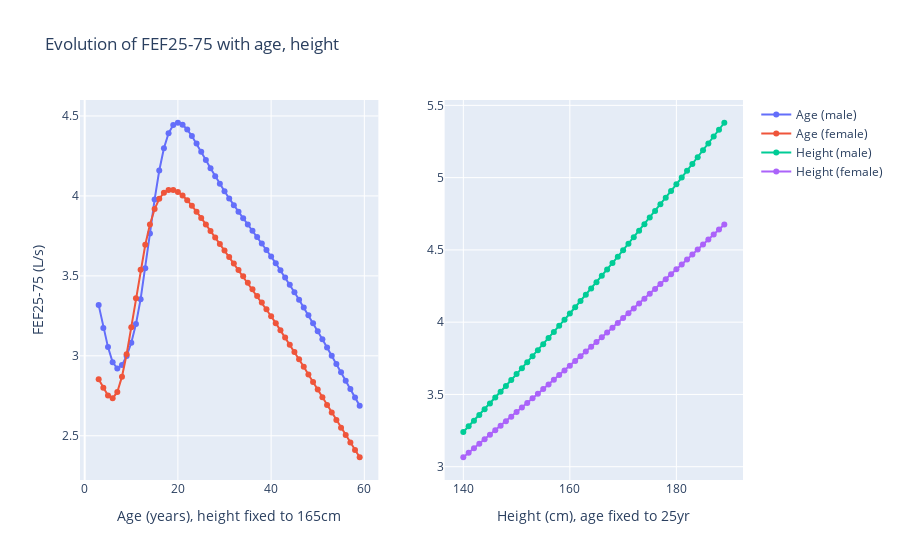

Write notebook code for a chart like this one.
### Code cell
# Evolution with age, height
fig = make_subplots(rows=1, cols=2, shared_yaxes=False)
fig.add_trace(
    go.Scatter(
        x=df_age.Age,
        y=df_age['M male'],
        mode="markers+lines",
        name="Age (male)",
    ),
    row=1, col=1
)
fig.add_trace(
    go.Scatter(
        x=df_age.Age,
        y=df_age['M female'],
        mode="markers+lines",
        name="Age (female)",
    ),
    row=1, col=1
)
fig.add_trace(
    go.Scatter(
        x=df_height.Height,
        y=df_height["M male"],
        mode="markers+lines",
        name="Height (male)",
    ),
    row=1, col=2
)
fig.add_trace(
    go.Scatter(
        x=df_height.Height,
        y=df_height["M female"],
        mode="markers+lines",
        name="Height (female)",
    ),
    row=1, col=2
)
fig.update_yaxes(title_text="FEF25-75 (L/s)", row=1, col=1)
# Add figure title: Sensitivity of std dev to age and height
fig.update_layout(title_text="Evolution of FEF25-75 with age, height")
# Update xaxis properties
fig.update_xaxes(title_text="Age (years), height fixed to 165cm", row=1, col=1)
fig.update_xaxes(title_text="Height (cm), age fixed to 25yr", row=1, col=2)
fig.show()

### Figure 1 — Plotly figure (JSON) as saved in the notebook; plotly's stock layout.template omitted (floating-point values rounded to 4 significant figures)
{"data": [{"mode": "markers+lines", "name": "Age (male)", "type": "scatter", "x": [3, 4, 5, 6, 7, 8, 9, 10, 11, 12, 13, 14, 15, 16, 17, 18, 19, 20, 21, 22, 23, 24, 25, 26, 27, 28, 29, 30, 31, 32, 33, 34, 35, 36, 37, 38, 39, 40, 41, 42, 43, 44, 45, 46, 47, 48, 49, 50, 51, 52, 53, 54, 55, 56, 57, 58, 59], "xaxis": "x", "y": [3.317, 3.174, 3.054, 2.959, 2.921, 2.942, 3.0, 3.082, 3.199, 3.354, 3.547, 3.764, 3.977, 4.159, 4.298, 4.392, 4.443, 4.458, 4.445, 4.415, 4.374, 4.327, 4.277, 4.225, 4.173, 4.124, 4.075, 4.029, 3.984, 3.941, 3.9, 3.86, 3.821, 3.782, 3.743, 3.703, 3.662, 3.621, 3.578, 3.535, 3.49, 3.444, 3.398, 3.351, 3.303, 3.254, 3.204, 3.154, 3.104, 3.052, 3.001, 2.949, 2.897, 2.845, 2.792, 2.74, 2.688], "yaxis": "y"}, {"mode": "markers+lines", "name": "Age (female)", "type": "scatter", "x": [3, 4, 5, 6, 7, 8, 9, 10, 11, 12, 13, 14, 15, 16, 17, 18, 19, 20, 21, 22, 23, 24, 25, 26, 27, 28, 29, 30, 31, 32, 33, 34, 35, 36, 37, 38, 39, 40, 41, 42, 43, 44, 45, 46, 47, 48, 49, 50, 51, 52, 53, 54, 55, 56, 57, 58, 59], "xaxis": "x", "y": [2.853, 2.8, 2.751, 2.734, 2.774, 2.87, 3.01, 3.179, 3.361, 3.538, 3.694, 3.821, 3.917, 3.982, 4.02, 4.037, 4.037, 4.025, 4.002, 3.973, 3.939, 3.902, 3.862, 3.822, 3.781, 3.74, 3.699, 3.659, 3.618, 3.578, 3.537, 3.497, 3.456, 3.416, 3.374, 3.333, 3.29, 3.248, 3.204, 3.16, 3.115, 3.07, 3.024, 2.978, 2.931, 2.884, 2.836, 2.789, 2.741, 2.693, 2.645, 2.598, 2.551, 2.504, 2.457, 2.411, 2.366], "yaxis": "y"}, {"mode": "markers+lines", "name": "Height (male)", "type": "scatter", "x": [140, 141, 142, 143, 144, 145, 146, 147, 148, 149, 150, 151, 152, 153, 154, 155, 156, 157, 158, 159, 160, 161, 162, 163, 164, 165, 166, 167, 168, 169, 170, 171, 172, 173, 174, 175, 176, 177, 178, 179, 180, 181, 182, 183, 184, 185, 186, 187, 188, 189], "xaxis": "x2", "y": [3.24, 3.279, 3.319, 3.358, 3.398, 3.438, 3.478, 3.519, 3.559, 3.6, 3.641, 3.682, 3.723, 3.765, 3.806, 3.848, 3.89, 3.932, 3.975, 4.017, 4.06, 4.103, 4.146, 4.19, 4.233, 4.277, 4.321, 4.365, 4.409, 4.453, 4.498, 4.543, 4.588, 4.633, 4.678, 4.724, 4.769, 4.815, 4.861, 4.908, 4.954, 5.001, 5.047, 5.094, 5.141, 5.189, 5.236, 5.284, 5.332, 5.38], "yaxis": "y2"}, {"mode": "markers+lines", "name": "Height (female)", "type": "scatter", "x": [140, 141, 142, 143, 144, 145, 146, 147, 148, 149, 150, 151, 152, 153, 154, 155, 156, 157, 158, 159, 160, 161, 162, 163, 164, 165, 166, 167, 168, 169, 170, 171, 172, 173, 174, 175, 176, 177, 178, 179, 180, 181, 182, 183, 184, 185, 186, 187, 188, 189], "xaxis": "x2", "y": [3.065, 3.096, 3.127, 3.158, 3.189, 3.221, 3.252, 3.283, 3.315, 3.346, 3.378, 3.41, 3.441, 3.473, 3.505, 3.537, 3.569, 3.602, 3.634, 3.666, 3.699, 3.731, 3.764, 3.797, 3.83, 3.862, 3.895, 3.929, 3.962, 3.995, 4.028, 4.062, 4.095, 4.128, 4.162, 4.196, 4.23, 4.263, 4.297, 4.331, 4.365, 4.4, 4.434, 4.468, 4.502, 4.537, 4.571, 4.606, 4.641, 4.675], "yaxis": "y2"}], "layout": {"title": {"text": "Evolution of FEF25-75 with age, height"}, "xaxis": {"anchor": "y", "domain": [0, 0.45], "title": {"text": "Age (years), height fixed to 165cm"}}, "xaxis2": {"anchor": "y2", "domain": [0.55, 1], "title": {"text": "Height (cm), age fixed to 25yr"}}, "yaxis": {"anchor": "x", "domain": [0, 1], "title": {"text": "FEF25-75 (L/s)"}}, "yaxis2": {"anchor": "x2", "domain": [0, 1]}}}
